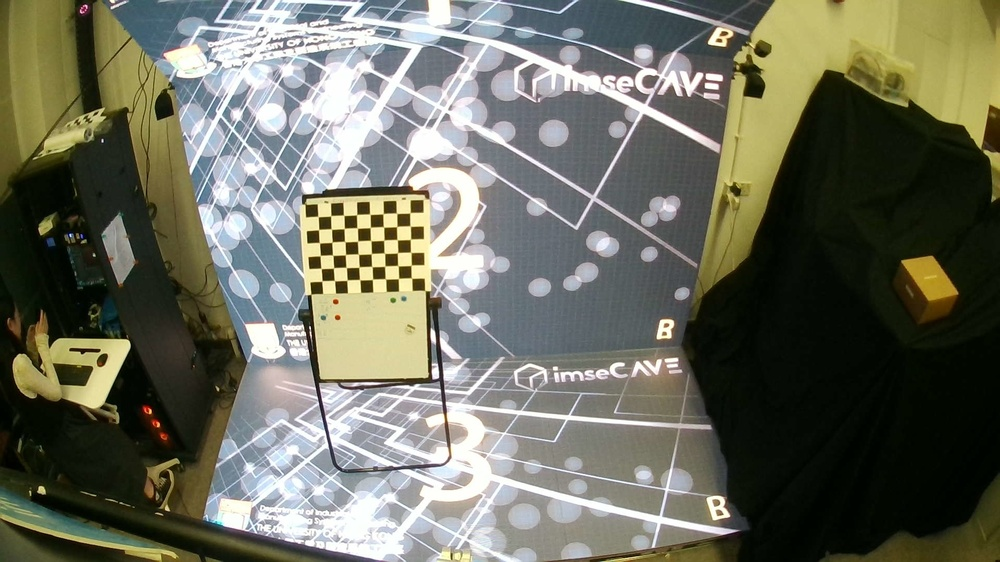
#> input picture CalibrationInputFolder/extrinsic_images/20241230_162032.jpg, 1000 x 562 px, shrunk from 1920 x 1080 before the run; its folder holds only this picture in this run
$ python main_cali_all.py
#> lines starting #> are read from the running program, lines starting #| are printed output that depends on the picture; after the words box and inside, x2 and y2 are one past the last pixel; in counts of white or black regions, pixels touching at a corner belong together
import numpy as np
import glob
import cv2
import os
import json
import matplotlib.pyplot as plt


# Define the number of inner corners (rows and columns) in the chessboard
chessboard_rows = 6  # Number of inner corners in rows
chessboard_cols = 8  # Number of inner corners in columns
chessboard_length_mm = 60
input_folder="./data/TopRight/"
intrinsic_images_path = os.path.join(input_folder, "extrinsic_images/*.jpg")
intrinsic_path = os.path.join(input_folder, "intrinsic.json")
extrinsic_images_path = os.path.join(input_folder, "extrinsic_images/*.jpg")

def calibrate_intrinsic(show_chessboard_corners=True):
    # Termination criteria for corner refinement
#> called with show_chessboard_corners = True
    criteria = (cv2.TERM_CRITERIA_EPS + cv2.TERM_CRITERIA_MAX_ITER, 30, 0.001)

    # Prepare object points, like (0,0,0), (1,0,0), (2,0,0) ....,(cols-1, rows-1, 0)
    objp = np.zeros((chessboard_rows * chessboard_cols, 3), np.float32)
    objp[:, :2] = np.mgrid[0:chessboard_cols, 0:chessboard_rows].T.reshape(-1, 2)
    objp *= chessboard_length_mm

    # Arrays to store object points and image points from all the images
    objpoints = []  # 3d point in real world space
    imgpoints = []  # 2d points in image plane

    # Load all images with .jpg extension
    images = glob.glob(intrinsic_images_path)

    if len(images) <= 0:
        print("there is no jpg image in the folder")
        exit(0)

    gray = cv2.cvtColor(cv2.imread(images[0]), cv2.COLOR_BGR2GRAY)
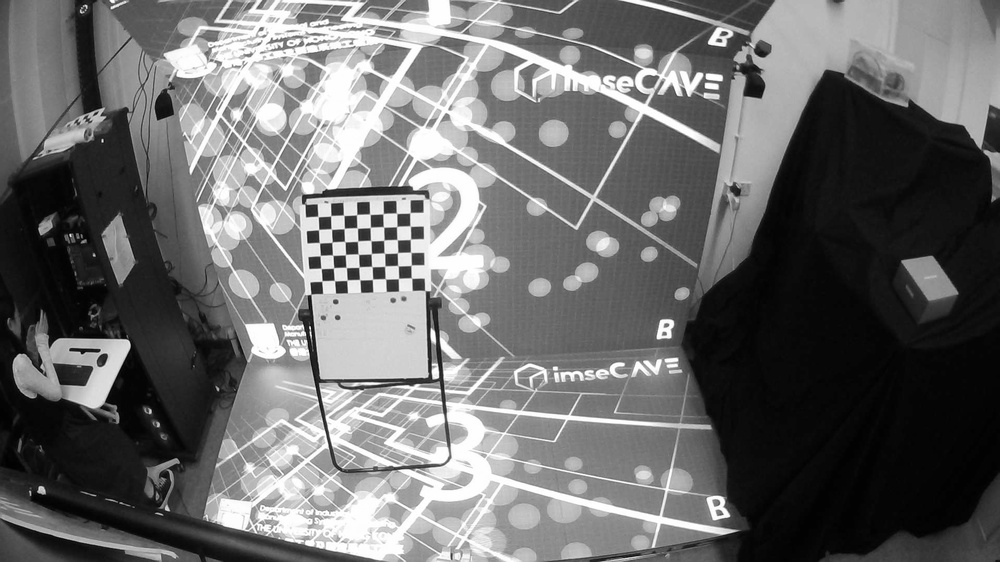
#> gray: shape (562, 1000); min 0, max 255, mean 107.2

    if show_chessboard_corners and not os.path.exists(os.path.join(input_folder, "ChessboardCorners")):
        os.mkdir(os.path.join(input_folder, "ChessboardCorners"))

    for fname in images:
        img = cv2.imread(fname)
#> img is the input picture: shape (562, 1000, 3); mean B, G, R 94.9, 109.2, 108.1
        gray = cv2.cvtColor(img, cv2.COLOR_BGR2GRAY)

        # Find the chessboard corners
        ret, corners = cv2.findChessboardCorners(gray, (chessboard_cols, chessboard_rows), None)
#> ret = True; corners = 48 rows, first 8: [318, 216.5], [330.7, 215.7], [343.7, 215.3], [356.6, 214.6], [369.8, 214.2], [383, 213.8], [396.7, 213.4], [409.8, 212.8]

        # If found, add object points and refine image points
        if ret == True:
            objpoints.append(objp)

            corners2 = cv2.cornerSubPix(gray, corners, (11, 11), (-1, -1), criteria)
#> corners2 = 48 rows, first 8: [318.1, 216.4], [324.6, 215.7], [343.7, 215.4], [356.5, 214.6], [369.8, 214.2], [383.1, 213.6], [396.5, 213.2], [409.9, 212.7]
            imgpoints.append(corners2)

            if show_chessboard_corners:
                # Draw and display the corners
                cv2.drawChessboardCorners(img, (chessboard_cols, chessboard_rows), corners2, ret)
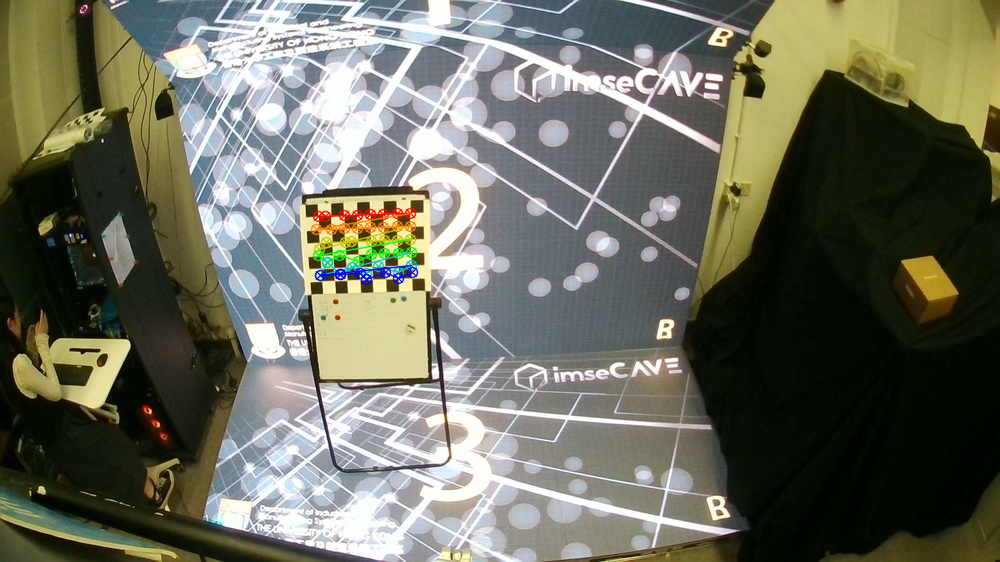
#> img: shape (562, 1000, 3); 0.98% of pixels changed, all inside (x1, y1, x2, y2) = (310, 207, 419, 286)
                # cv2.imshow('Chessboard Corners', img)
                # cv2.waitKey(500)
                base_name = os.path.basename(fname)
                dst_fame = os.path.join(input_folder, "ChessboardCorners", base_name)
                cv2.imwrite(dst_fame, img)

    # cv2.destroyAllWindows()

    # start to calibrate
    # gray.shape ==> (h, w) , -1 means reverse
    # opencv2 function needs (x,y) format
    ret, mtx, dist, rvecs, tvecs = cv2.calibrateCamera(objpoints, imgpoints, gray.shape[::-1], None, None)
#> ret = 3.91; mtx = [[451.3, 0, 471.1], [0, 447.5, 252], [0, 0, 1]]; dist = [[-2.6, -81.18, -0.994, -2.14, -2139.3]]; rvecs = ([-0.32, 0.768, -0.053],); tvecs = ([-517.7, -85.78, 2960.8],)

    def save_calibration_to_json(ret, mtx, dist, rvecs, tvecs, output_file):
        """
        将相机标定结果保存到 JSON 文件。

        参数:
            ret (float): 重投影误差。
            mtx (numpy.ndarray): 相机内参矩阵。
            dist (numpy.ndarray): 畸变系数。
            rvecs (list): 旋转向量的列表。
            tvecs (list): 平移向量的列表。
            output_file (str): 保存 JSON 文件的路径。

        返回:
            bool: 保存成功返回 True，否则返回 False。
        """
#> called with ret = 3.91, mtx = array of shape (3, 3), dist = array of shape (1, 5), rvecs = ([-0.32, 0.768, -0.053],), tvecs = ([-517.7, -85.78, 2960.8],), output_file = './data/TopRight/intrinsic.json'
        try:
            # 将标定结果转换为 JSON 格式
            calibration_data = {
                # "ret": ret,  # 重投影误差
                "camera_matrix": mtx.tolist(),  # 相机内参矩阵
                "dist_coeffs": dist.tolist(),  # 畸变系数
                # "rvecs": [rvec.flatten().tolist() for rvec in rvecs],  # 旋转向量
                # "tvecs": [tvec.flatten().tolist() for tvec in tvecs],  # 平移向量
            }
#> calibration_data = {'camera_matrix': [[451.3, 0, 471.1], [0, 447.5, 252], [0, 0, 1]], 'dist_coeffs': [[-2.6, -81.18, -0.994, -2.14, -2139.3]]}

            # 保存结果到 JSON 文件
            with open(output_file, "w") as f:
                json.dump(calibration_data, f, indent=4)

            print(f"Camera calibration data has been saved to {output_file}")
            return True

        except Exception as e:
            print(f"An error occurred: {e}")
            return False

    save_calibration_to_json(ret, mtx, dist, rvecs, tvecs, output_file=os.path.join(input_folder, "intrinsic.json"))

    if not os.path.exists(os.path.join(input_folder, "undistorted_images")):
        os.mkdir(os.path.join(input_folder, "undistorted_images"))

    for fname in images:
        img = cv2.imread(fname)
        h,  w = img.shape[:2]
#> h = 562; w = 1000
        newcameramtx, roi = cv2.getOptimalNewCameraMatrix(mtx, dist, (w,h), 1, (w,h))
#> newcameramtx = [[451.3, 0, 471.1], [0, 447.5, 252], [0, 0, 1]]; roi = (0, 0, 999, 561)
        # undistort
        dst = cv2.undistort(img, mtx, dist, None, newcameramtx)
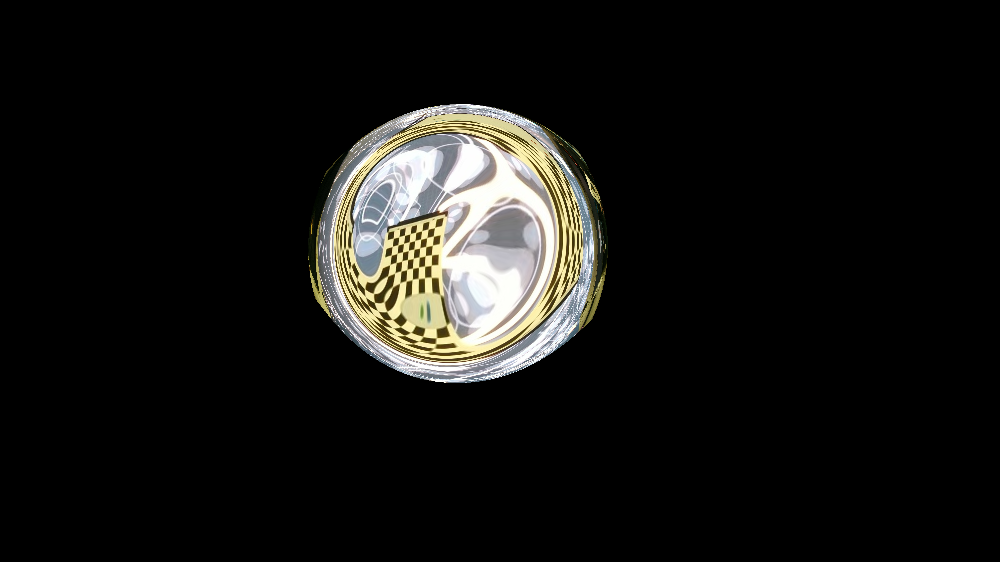
#> dst: shape (562, 1000, 3); mean B, G, R 18.4, 20.6, 21
        # crop the image
        x, y, w, h = roi
#> x = 0; y = 0; w = 999; h = 561
        dst = dst[y:y+h, x:x+w]
#> dst: shape (561, 999, 3)
        base_name = os.path.basename(fname)
        dst_fame = os.path.join(input_folder, "undistorted_images", base_name)
        cv2.imwrite(dst_fame, dst)

# calculate the extrinsic parameters
def calibrate_extrinsics(images_path=extrinsic_images_path, intrinsic_path=intrinsic_path,
                         chessboard_size=(chessboard_cols, chessboard_rows)):

    # Termination criteria for corner refinement
    criteria = (cv2.TERM_CRITERIA_EPS + cv2.TERM_CRITERIA_MAX_ITER, 30, 0.001)

    def load_calibration_data(json_file):
        with open(json_file, "r") as f:
            calibration_data = json.load(f)
        mtx = np.array(calibration_data["camera_matrix"], dtype=np.float32)
        dist = np.array(calibration_data["dist_coeffs"], dtype=np.float32)
        return mtx, dist

    def calculate_reprojection_error(objpoints, imgpoints, rvec, tvec, camera_matrix, dist_coeffs):
        projected_points, _ = cv2.projectPoints(objpoints, rvec, tvec, camera_matrix, dist_coeffs)
        error = cv2.norm(imgpoints, projected_points, cv2.NORM_L2) / len(projected_points)
        return error

    # Load intrinsic parameters
    camera_matrix, dist_coeffs = load_calibration_data(intrinsic_path)
    print("Successfully loaded calibration parameters:")
    print("Camera Matrix:\n", camera_matrix)
    print("Distortion Coefficients:\n", dist_coeffs)

    # 直接使用内参计算好的参数 后续计算外参保持不变
    calibrated_camera_matrix = camera_matrix
    calibrated_dist_coeffs = dist_coeffs


    # Load calibration images
    image_files = glob.glob(images_path)
    if not image_files:
        print("No calibration images found. Please check the 'calibration_images/' directory!")
        return

    objpoints = []  # 3D points in the world coordinate system
    imgpoints = []  # 2D points in the image plane

    for idx, image_file in enumerate(image_files):
        base_name = os.path.basename(image_file).split('.')[0]

        mocap_file = os.path.join(input_folder, f"mocap_points/sorted/{base_name}.txt")

        if not os.path.exists(mocap_file):
            print(f"Missing physical coordinates file: {mocap_file}. Skipping this image!")
            continue

        # Read 3D object points from mocap file
        objp = []
        with open(mocap_file, 'r') as f:
            for line in f:
                line = line.strip()
                if not line:
                    continue
                x, y, z = map(float, line.split())
                objp.append([x, y, z])
        objp = np.array(objp, dtype=np.float32)

        expected_points = chessboard_size[0] * chessboard_size[1]
        if objp.shape[0] != expected_points:
            print(f"Incorrect number of 3D points in {mocap_file}. Expected {expected_points}, got {objp.shape[0]}. Skipping!")
            continue

        objpoints.append(objp)

        # Load image and detect chessboard corners
        img = cv2.imread(image_file)
        if img is None:
            print(f"Failed to load image: {image_file}. Skipping!")
            objpoints.pop()
            continue

        gray = cv2.cvtColor(img, cv2.COLOR_BGR2GRAY)
        ret, corners = cv2.findChessboardCorners(gray, chessboard_size, None)

        if ret:
            corners2 = cv2.cornerSubPix(gray, corners, (11, 11), (-1, -1), criteria)
            imgpoints.append(corners2)
            print(f"Image {idx + 1}: Chessboard corners detected and added.")
        else:
            print(f"Image {idx + 1}: Chessboard corners not detected. Skipping this image.")
            objpoints.pop()
            continue

    if len(objpoints) < 3 or len(imgpoints) < 3:
        print("Insufficient valid data for calibration. At least 3 images are required!")
        return

    # [10 lines of commented-out code are left out]
    extrinsics = []
    errors = []
    for i in range(len(objpoints)):
        success, rvec, tvec = cv2.solvePnP(
            objpoints[i], imgpoints[i], calibrated_camera_matrix, calibrated_dist_coeffs, flags=cv2.SOLVEPNP_ITERATIVE
        )
        if success:
            R, _ = cv2.Rodrigues(rvec)
            extrinsic_matrix = np.hstack((R, tvec))
            extrinsics.append(extrinsic_matrix.tolist())

            reprojection_error = calculate_reprojection_error(objpoints[i], imgpoints[i], rvec, tvec, calibrated_camera_matrix, calibrated_dist_coeffs)
            errors.append(reprojection_error)
            print(f"\nImage {i + 1} Extrinsic Matrix (3x4):\n", extrinsic_matrix)
            print(f"Image {i + 1} Reprojection Error: {reprojection_error:.6f} pixels")
        else:
            print(f"\nImage {i + 1}: solvePnP failed!")
            extrinsics.append(None)
            errors.append(float('inf'))

    valid_errors = [error for error in errors if np.isfinite(error)]
    if valid_errors:
        min_error_idx = np.argmin(valid_errors)
        print(f"\nExtrinsic Matrix with Minimum Error: Image {min_error_idx + 1}, Error = {valid_errors[min_error_idx]:.6f} pixels")
    else:
        print("\nNo valid reprojection errors found.")
        min_error_idx = None

    camera_data = {
        "camera_matrix": calibrated_camera_matrix.tolist(),
        "dist_coeffs": calibrated_dist_coeffs.ravel().tolist(),
        "extrinsics": extrinsics,
        "reprojection_errors": errors,
        "best_extrinsic": extrinsics[min_error_idx] if min_error_idx is not None else None,
        "best_error": errors[min_error_idx] if min_error_idx is not None else None
    }

    output_file = os.path.join(input_folder, "extrinsics.json")
    with open(output_file, "w") as f:
        json.dump(camera_data, f, indent=4)
    print(f"\nExtrinsic matrices and reprojection errors saved to file: {output_file}")


# Example usage:
# calibrate_intrinsic()
# calibrate_extrinsics()
if __name__ == "__main__":
    calibrate_intrinsic(show_chessboard_corners=True)
    calibrate_extrinsics()
